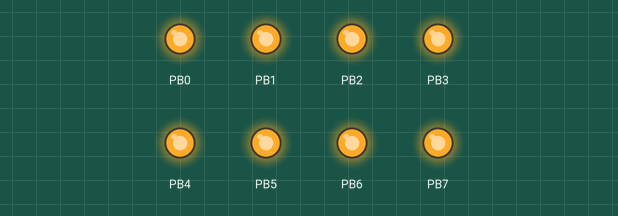
Simulated run of this program. Board: ATmega128, built with avr-gcc and emulated at 8 MHz. Parts: output pins drawn as LEDs (lit = HIGH).

Above: at 0.12 s.
At 0.87 s:
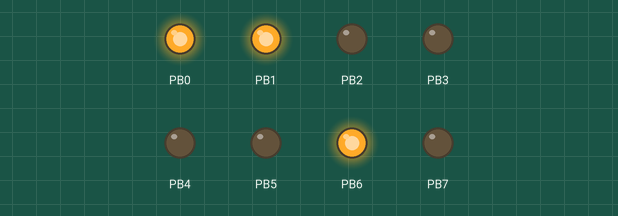
At 1.62 s:
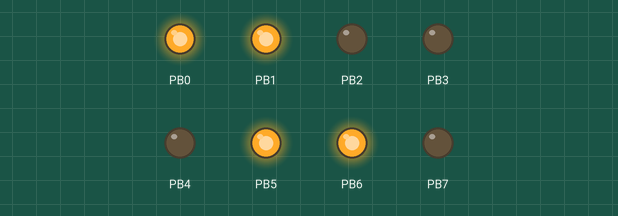
At 3.37 s:
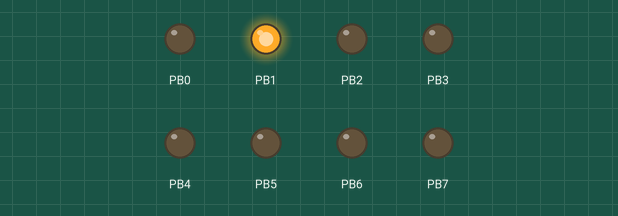
At 5.12 s:
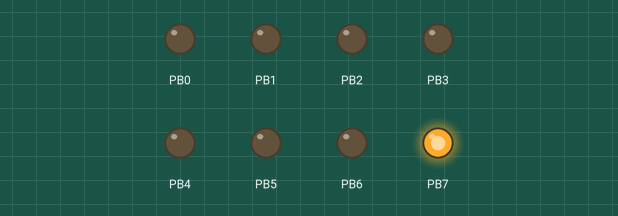
At 7.12 s:
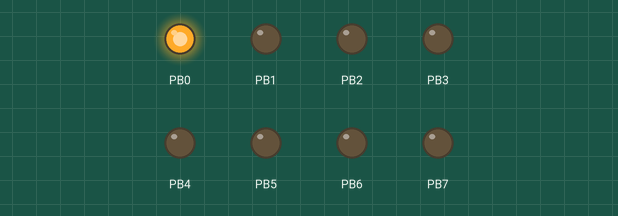
Timing chart, 0 to 7.5 s (numbered marks = the images above):
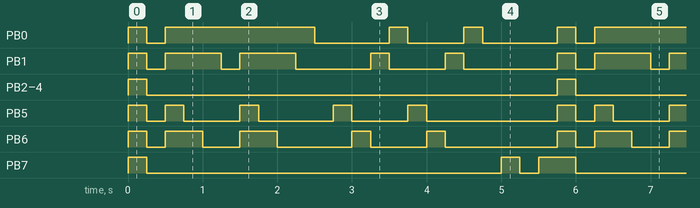

Measured:
- by itself, PB0: repeats every 5.8 s: LOW 0.25 s, HIGH 2.0 s, LOW 1.0 s, HIGH 0.25 s, LOW 0.75 s, HIGH 0.25 s, LOW 1.0 s, HIGH 0.25 s
- by itself, PB1: repeats every 5.8 s: 2 × (LOW 0.25 s, HIGH 0.75 s), LOW 1.0 s, HIGH 0.25 s, LOW 0.75 s, HIGH 0.25 s, LOW 1.3 s, HIGH 0.25 s
- by itself, PB2–4: alternates HIGH for 0.25 s and LOW for 5.5 s
- by itself, PB7: repeats every 5.8 s: LOW 4.8 s, HIGH 0.25 s, LOW 0.25 s, HIGH 0.50 s
- by itself, PB5: repeats every 5.8 s: LOW 0.25 s, HIGH 0.25 s, LOW 0.75 s, HIGH 0.25 s, LOW 1.0 s, HIGH 0.25 s, LOW 0.75 s, HIGH 0.25 s, LOW 1.8 s, HIGH 0.25 s
- by itself, PB6: repeats every 5.8 s: LOW 0.25 s, HIGH 0.50 s, LOW 0.50 s, HIGH 0.50 s, LOW 1.0 s, HIGH 0.25 s, LOW 0.75 s, HIGH 0.25 s, LOW 1.5 s, HIGH 0.25 s

The program:

main.c
```c
#define F_CPU 8e6

#include <avr/io.h>
#include <util/delay.h>

// Lookup table containing hex values sent to the seven segment display
int hex_vals[] = {
	0xFF, 0x00, 0x63, 0x43, 0x03, 0x01, 0x63, 0x43, 0x03, 0x01, 0x00, 0x20,
	0x40, 0x02, 0x01, 0x20, 0x40, 0x02, 0x01, 0x00, 0x80, 0x00, 0x80
};

int main(void) {
	// Set all port B pins to output mode (for displaying seven segment)
	DDRB = 0xFF;

	while (1) {
		// Loop over hex_vals and send each value to PORTB
		for (int i = 0; i < 23; i++) {
			PORTB = hex_vals[i];
			_delay_ms(250);
		}
	}

	return 1;
}
```
